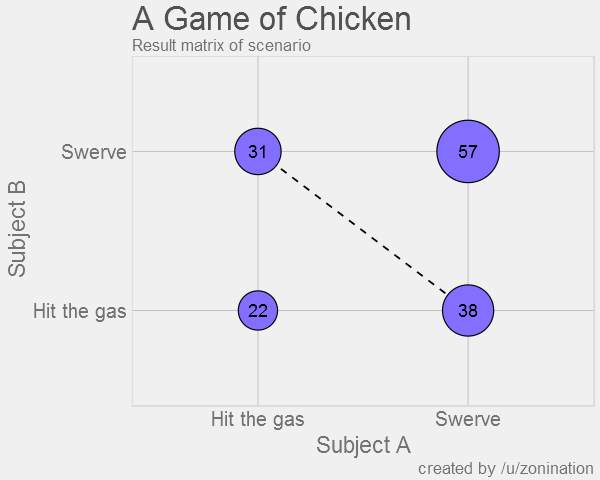

Write R code to recreate this figure.
##########
# Game A #
##########

# Separate game file into different responses
game.a<-subset(game, !is.na(choice.a) & user!="zonination")[,c(3, 5)]

#Perform a check for duplicate entries
# game.a[duplicated(game.a$user)|duplicated(game.a$user, fromLast=T),]

# Check to see if there are even or odd columns.
# I'll enter to complete the pairing if there is odd number.
if(nrow(game.a) %% 2 != 0){
  game.a<-rbind(game.a, subset(game, !is.na(choice.a) & user=="zonination")[,c(3, 5)])}

# Begin by randomizing the sample set, and matching opponent.
game.a<-sample_n(game.a, nrow(game.a))
a<-game.a[1:(nrow(game.a)/2),]
b<-game.a[(nrow(game.a)/2 + 1):nrow(game.a),]
game.a<-cbind(a,b); rm(a); rm(b)
names(game.a)<-c("a.user", "a.choice",
                 "b.user", "b.choice")

# What is our end result?
game.a$end<-NA # Clear column
# Map out one of our four scenarios
for(n in 1:nrow(game.a)){
  # Both choose safe
  if(game.a$a.choice[n] == "Swerve" &
     game.a$b.choice[n] == "Swerve"){
    game.a$end[n] <- paste("Both /u/", game.a$a.user[n]," and /u/", game.a$b.user[n], " safely swerve.", sep="")}
  
  # A chooses risky and B chooses safe
  if(game.a$a.choice[n] == "Hit the gas" &
     game.a$b.choice[n] == "Swerve"){
    game.a$end[n] <- paste("/u/", game.a$a.user[n]," gets to call /u/", game.a$b.user[n], " a chicken.", sep="")}
  
  # A chooses safe and B chooses risky
  if(game.a$a.choice[n] == "Swerve" &
     game.a$b.choice[n] == "Hit the gas"){
    game.a$end[n] <- paste("/u/", game.a$b.user[n]," gets to call /u/", game.a$a.user[n], " a chicken.", sep="")}
  
  # Both choose risky
  if(game.a$a.choice[n] == "Hit the gas" &
     game.a$b.choice[n] == "Hit the gas"){
    game.a$end[n] <- paste("Both /u/", game.a$a.user[n]," and /u/", game.a$b.user[n], " crash and die.", sep="")}
}; rm(n)

# Save the file; and easy formatting for reddit tables
write_delim(game.a, "game_a.txt", delim="|")
write_csv(game.a, "game_a.csv")

# Plot and save the results
df<-data.frame("y"=c("Hit the gas","Swerve"), "x"=c("Swerve","Hit the gas"))
ggplot(game.a, aes(x=a.choice, y=b.choice))+
  geom_path(data=df, aes(x,y, group=1), lty=2)+
  geom_point(stat="bin2d", aes(size=..count..), shape=21, color="black", fill="slateblue1")+
  geom_text(stat="bin2d", aes(label=..count..))+
  scale_size(range=c(0,25), limits=c(0,120))+
  guides(size=F)+
  labs(title="A Game of Chicken",
       subtitle="Result matrix of scenario",
       x="Subject A",y="Subject B",
       caption="created by /u/zonination")+
  z_theme(); rm(df)
ggsave("game_a.png", height=4, width=5, dpi=120, type="cairo-png")